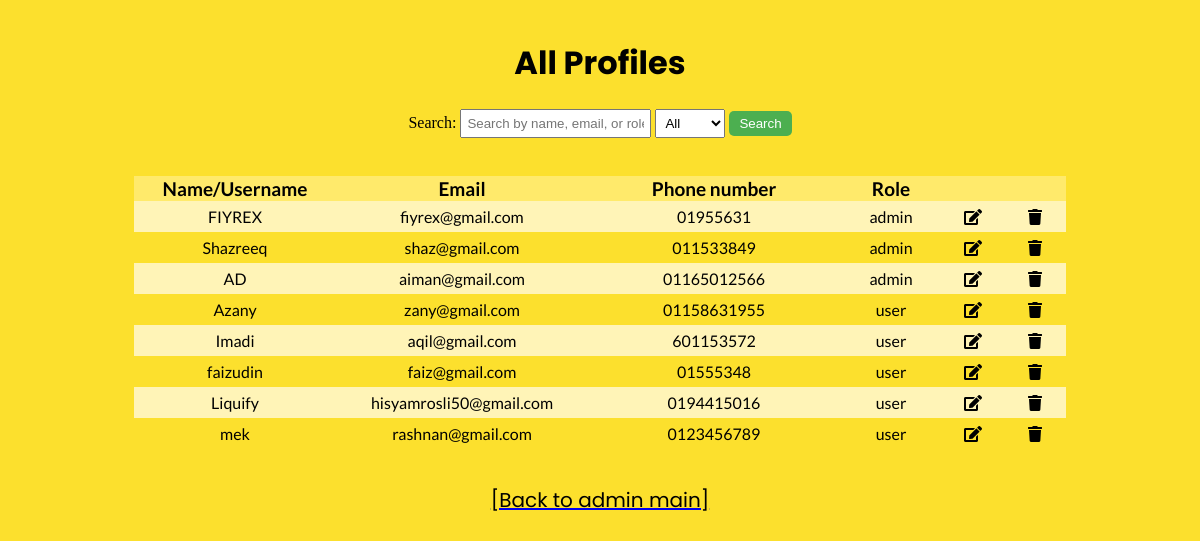
The app's page /admins/profiles.php with its own data.
### tables this page shows
CREATE TABLE `users` (
  `id` int(100) NOT NULL,
  `username` varchar(50) NOT NULL,
  `first_name` varchar(20) NOT NULL,
  `last_name` varchar(20) NOT NULL,
  `email` varchar(50) NOT NULL,
  `phone_number` varchar(255) DEFAULT NULL,
  `password` varchar(50) NOT NULL,
  `role` varchar(10) DEFAULT 'user'
);

### admins/profiles.php (the view, shortened to what this page needs)
<?php
include("../include/db_connect.php");
$editUserLink = "editUser.php";
$editAdminLink = "editAdmin.php";
$queryAdmins = "SELECT id,  username, email, phone_number, 'admin' AS role FROM admins";
$resultAdmins = mysqli_query($dbc, $queryAdmins);
$queryUsers = "SELECT id, username, email, phone_number, role FROM users";
$resultUsers = mysqli_query($dbc, $queryUsers);
if ($resultAdmins && $resultUsers) {
    $rows = array();
    while ($row = mysqli_fetch_assoc($resultAdmins)) {
        $rows[] = $row;
    }
    while ($row = mysqli_fetch_assoc($resultUsers)) {
        $rows[] = $row;
    }
    if (count($rows) > 0) {
?>
        <!DOCTYPE html>
        <html>
        <head>
            <link rel="stylesheet" href="https://use.fontawesome.com/releases/v5.4.2/css/all.css"
>
        </head>
        <body>
            <br>
            <h1>All Profiles</h1>
            <div class="search-container">
                <label for="search">Search:</label>
                <input type="text" id="search" placeholder="Search by name, email, or role">
                <select id="filter">
                    <option value="all">All</option>
                </select>
                <button onclick="filterProfiles()">Search</button>
            </div>
            <br>
            <table align="center" id="profilesTable">
                <tr style="background-color: #ffea6b;">
                    <th style="width: 200px;">Name/Username</th>
                    <th style="width: 250px;">Email</th>
                    <th style="width: 250px;">Phone number</th>
                    <th style="width: 100px;">Role</th>
                    <th style="width: 60px;"></th>
                    <th style="width: 60px;"></th>
                </tr>
                <?php
                foreach ($rows as $row) {
                    $id = $row["id"];
                    $username = $row["username"];
                    $email = $row["email"];
                    $phone_number = $row["phone_number"];
                    $role = $row["role"];
                    $profileType = ($role === 'admin') ? 'admin' : 'user';
                    $editLink = ($profileType === 'admin') ? "$editAdminLink?id=$id" : "$editUserLink?id=$id";
                ?>
                    <tr>
                        <td><?php echo $username; ?></td>
                        <td><?php echo $email; ?></td>
                        <td><?php echo $phone_number; ?></td>
                        <td><?php echo $role; ?></td>
                        <td><a href="<?php echo $editLink; ?>" style="color:black;"><i class="fas fa-edit"></i></a></td>
                        <td><a href="delete.php?id=<?php echo $id; ?>" onclick='return confirmation()' style="color:black;"><i class="fa fa-trash"
                                    aria-hidden="true"></i></a></td>
                    </tr>
                <?php
                }
                ?>
            </table>
            <br>
            <br>
            <a href="Admin_dashbord.php"><center>[Back to admin main]</center></a>
        </body>
        </html>
    <?php
    } else {
        echo "<tr><td colspan='6'>No matching records found</td></tr>";
    }
} else {
    echo "Error in the query: " . mysqli_error($dbc);
}
?>

### admins/profiles.php (style rules this page uses)
body, html { margin: 0; background-color: #ede7f6; }
h1 { text-align: center; font-family: 'Poppins', sans-serif; }
table { font-family: 'Lato', sans-serif; border-collapse: collapse; }
tr, td { text-align: center; padding: 5px 0; }
tr:nth-child(even) { background-color: #fff4b7; }
a { font-family: 'Roboto Mono', monospace; }
html, body { margin: 0; background-color: #fce02d; }
th { font-size: 19px; }
center { font-family: 'Poppins', sans-serif; font-size: 20px; color: black; }
.search-container { text-align: center; margin-bottom: 20px; }
input[type=text] { padding: 5px; }
select { padding: 5px; }
button { padding: 5px 10px; background-color: #4CAF50; color: white; border: none; border-radius: 5px; cursor: pointer; }

### records on screen
users: username "Azany", email "zany@gmail.com", phone_number "01158631955", role "user"
users: username "Imadi", email "aqil@gmail.com", phone_number "601153572", role "user"
users: username "faizudin", email "faiz@gmail.com", phone_number "01555348", role "user"
users: username "Liquify", email "hisyamrosli50@gmail.com", phone_number "0194415016", role "user"
users: username "mek", email "rashnan@gmail.com", phone_number "0123456789", role "user"

### other values on screen
$username "FIYREX"
$email "fiyrex@gmail.com"
$phone_number "01955631"
$role "admin"
$username "Shazreeq"
$email "shaz@gmail.com"
$phone_number "011533849"
$username "AD"
$email "aiman@gmail.com"
$phone_number "01165012566"
